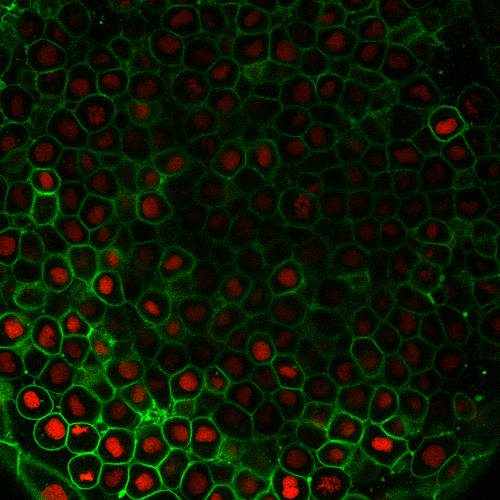
#> input picture images/2.png, 1000 x 1000 px (shown at 1/2 size)
$ jupyter execute --allow-errors '[COURSE_TEMPLATE_COLAB]_Segment_Anything_with_Python_for_Microscopy_Images.ipynb'   (shell and % lines are left out)
#> lines starting #> are read from the running program, lines starting #| are printed output that depends on the picture
<a href="https://colab.research.google.com/github/rkarmaka/SAM-using-Python-for-Microscopy-Data/blob/i2k-2024/%5BCOURSE_TEMPLATE_COLAB%5D_Segment_Anything_with_Python_for_Microscopy_Images.ipynb" target="_parent"></a>

# Segment Anything with Python for Microscopy Images

**Objective:** In this workshop, we'll explore the Segment Anything (SAM) model, a cutting-edge segmentation model based on Vision Transformers (ViT), introduced by Meta in April 2023. SAM was trained using 1 billion masks from 11 million diverse images. The model focuses primarly on natural images known for their pronounced edge details but actually stands out for its ability to perform zero-shot segmentation across a wide range of images including biological and medical image data. As of October 21, 2024, SAM has gained significant recognition, cited in over 6,000 publications, and inspired various adaptations for specific fields.

Designed with biologists, microscopists, and bio-image analysts in mind, this workshop focuses on leveraging SAM for biological imagery. We will guide you through using SAM within Python, employing examples from biology to illustrate its applications. The present materials support the workshop titled 'Segment Anything with Python for Microscopy Images' organized by Harvard Medical School's Image Analysis Collaboratory in 2024.

By this short worksho, we aim for you to gain a thorough understanding of SAM's mechanics, how to apply it to your projects, and its potential and limitations within your field.

# Chapter 1: Introduction to SAM

## **Introduction:**

Segment Anything Model (SAM) is a foundation model [1] developed by Meta AI and introduced in the paper Segment Anything [2]. In this paper, authors have introduced a vision transformer-based foundation model for zero-shot segmentation tasks. One of the main powerful features of the model is that it is promptable using boxes, points, masks, or texts. SAM was trained with 1 billion masks from 11 million images. Significant testing showed that SAM performs better than a lot of fully supervised models and fine tuning SAM with specific tasks can lead to even more accurate results. Since the publication in April 2023, multiple different papers have been published in different fields such as medical imaging [3], and biological imaging [4, 5] that use SAM as a base model to segment their specific images.

## **Model Architecture:**

_(Source: Segment Anything [2])_

Above is the model architecture of SAM. It has three main building blocks: **image encoder**, **prompt encoder**, and **mask decoder**.

**Image encoder:** This block uses Vision Transformer (ViT) [6], pre-trained with Masked Autoencoder (MAE) [7] to create the image embedding. While this is the most time and resource consuming operation, it is run only once per image.

**Prompt encoder:** This block uses two sets of prompts: sparse prompts in the form of points, boxes and text, and dense prompts in the form of masks. Points and boxes are encoded using positional encodings [8], combined with unique learned embeddings for each type of sparse prompt. Free-form text is processed using a standard text encoder from CLIP [9]. For dense prompts, convolutional methods are used to embed them, and these embeddings are then integrated with the image embedding through element-wise summation.

**Mask decoder:** The mask decoder effectively transforms the image embedding, prompt embeddings, and an output token into a mask through a modified Transformer decoder block [10], followed by a dynamic mask prediction mechanism.

## **Model Checkpoints:**

In the beginning, SAM was trained with public, annotated datasets. As more annotations were created using SAM, new annotations were used to retrain SAM. Three model versions with different backbone sizes were made available which are ViT-B, ViT-L, and ViT-H where ViT-B is the base model and ViT-H is the biggest model. Model size significantly increased from ViT-B to ViT-H, so did the model's performance. However, ablation study showed that the performance increase between ViT-L and ViT-H is minimal as showed in the figure below. Hence, based on a given task, using the model ViT-L might just be sufficient.

_(Source: Segment Anything [2])_
\
\
Model checkpoints can be downloaded from [here](https://github.com/facebookresearch/segment-anything?tab=readme-ov-file#model-checkpoints).

# Chapter 2: Setting up SAM in Google Colab

Before we get started, it is important to setup your Colab notebook. Hence, we will run some steps to select GPU, and install SAM and related packages. As Colab comes pre-installed with PyTorch, we do not need to install Torch. However, if you are running SAM on your local computer or on a high performance computing (HPC) cluster, we may need to run a few extra steps to setup your environment for SAM.

## Chapter 2.1: Setup and installations

### Step 1: Change Runtime type

Go to _Runtime_ > _Change runtime type_ > _Select_ **T4 GPU** and hit _Save_.

### Step 2: Mount Google Drive

For effective data management and model storage, integrating Google Drive is highly recommended. This approach offers a stable and permanent storage solution, unlike the temporary file storage in your workspace. Temporary storage is erased each time the runtime resets, leading to data loss. By establishing a directory system in Google Drive and mounting it, you can seamlessly access and manipulate data directly via Google Drive. Here’s how you can mount Google Drive:

**Using the Graphical User Interface (GUI):**
1. Locate the left-side panel in your workspace.

2. Click on the Google Drive icon  to initiate the mounting process.
3. A permission request will pop-up. Click on _Connect to Google Drive_ to proceed.
Note: You might be prompted to log into your Google account. If you have multiple Gmail accounts, ensure you select the one associated with your Google Colab account.

After you click on it, it would ask you for your permission. Please allow by clicking on _Connect to Google Drive_. It may ask you to sign in to your google account. If you are logged into multiple Gmail accounts, please make sure you select the account that you used to login to Google colab.

**Using code:**

Alternatively, you can mount Google Drive by executing the following two lines of code in your workspace. The authorization process remains the same as the GUI method.

[cell 1]
# Mount Google Drive
from google.colab import drive
drive.mount('/content/drive')

### Step 3: Install necessary packages

In this part of the course, we will install all the necessary packages for our project. First, we will install SAM, which is essential for the operations we will be performing. Along with SAM, we need [OpenCV](https://opencv.org/), a powerful library used for loading and manipulating images. For visual display purposes, we will also install [Matplotlib](https://matplotlib.org/), which is great for creating visualizations in Python. Lastly, we will add [Tifffile](https://pypi.org/project/tifffile/) to our setup, as it is specifically designed for reading .tif files. By installing these packages, you'll have all the required tools for effective image handling and visualization in our upcoming tasks.

As we are using Google Colab, we do not need to install [PyTorch](https://pytorch.org/) libraries, however, if you are running it locally, you may need to install necessary packages depending on the hardware you have available. You can check more information on how to install PyTorch [here](https://pytorch.org/get-started/locally/).

[cell 2]
# Install SAM
import sys

### Step 4: Create directory structure and load images

In this part of the course, we'll organize a directory structure in our Google Drive and download images from our GitHub repository. This step is optional; you're welcome to use a different directory structure and your own images if you prefer. However, for the purposes of this tutorial, we will proceed with the assumption that the images are located in the directory **_/content/drive/MyDrive/SAMWorkshop/images_**. If you choose a different structure or images, you may need to adjust some of the instructions accordingly.

[cell 3]
# Create directory structure

# Download images

## Chapter 2.2: Download model checkpoints and import necessary libraries

### Step 1: Download model checkpoint

Before we begin our practical work, it's essential to set up our environment. This involves downloading and loading a [model checkpoint](https://github.com/facebookresearch/segment-anything?tab=readme-ov-file#model-checkpoints). For this exercise, we'll start with the default mode, 'vit_h', as our model of choice. However, feel free to explore other available model checkpoint. If you have developed your own model checkpoint, you're encouraged to use it in this exercise to see how it performs.

[cell 4]
# Download model checkpoint

### Step 2: Import libraries

[cell 5]
# Import libraries

## Chapter 2.3: Load display and utility functions

[cell 6]
import matplotlib.pyplot as plt
import numpy as np
import cv2 as cv

def print_warning(message):
    WARNING_COLOR = '\033[93m'
    RESET_COLOR = '\033[0m'
    print(f"{WARNING_COLOR}{message}{RESET_COLOR}")

def print_error(message):
    ERROR_COLOR = '\033[31m'
    RESET_COLOR = '\033[0m'
    print(f"{ERROR_COLOR}{message}{RESET_COLOR}")


# Functtion to display an image
def display_image(image):
  fig, ax = plt.subplots(figsize=(5,5))
  ax.imshow(image, cmap='gray')
  ax.axis('off')

# Display bounding boxes around all the objects detected
def display_image_with_bounding_boxes(image, masks):
  fig, ax = plt.subplots(figsize=(5,5))

  ax.imshow(image)
  ax.axis('off')

  for mask in masks:
    x,y,w,h = mask['bbox']
    ax.add_patch(plt.Rectangle((x,y), w, h, color='red', fill=False))

def display_image_with_overlay(image, masks, color=[255, 255, 0], thickness=1):
  img = np.copy(image)

  for mask in masks:
    contours, _ = cv.findContours(mask['segmentation'].astype('uint8'), cv.RETR_TREE, cv.CHAIN_APPROX_SIMPLE)
    cv.drawContours(img, contours, -1, color=color, thickness=thickness)

  display_image(img)

# Display individual masks and IoU scores
def display_image_with_individual_overlay(image, masks, score):
  plt.figure(figsize=(5,5))

  img = np.copy(image)

  contours, _ = cv.findContours(masks.astype('uint8'), cv.RETR_TREE, cv.CHAIN_APPROX_SIMPLE)
  cv.drawContours(img, contours, -1, color=[255, 255, 0], thickness=1)

  plt.imshow(img)
  plt.title(f"IoU: {score:.4f}")
  plt.axis('off')

# Chapter 3: Segment Everything with SAM

## Chapter 3.1: Segment all the objects in an image

[cell 7]
# Load an image

[cell 8]
# Write a function to display an image

In this chapter, we will use SAM in its default settings to see how it identifies each object present in the image and segments them. We will also investigate the output to see what information we can extract from it.

[cell 9]
# Import SAM

[cell 10]
# Load SAM model

[cell 11]
# Generate mask

[cell 12]
# What is the data structure of 'masks'?

[cell 13]
# What is the length of 'masks'?

[cell 14]
# What is the data structure of individual items inside 'masks'?

[cell 15]
# What are the keys of each dictionary?

## Chapter 3.2: Display bounding boxes around each object detected by SAM

`segmentation`: Binary segmentation mask. \
`area`: This is the total number of pixels within the segmentation mask. It gives us a quantifiable size of the area covered by the mask. \
`bbox`: The bounding box is a rectangular box that frames the boundaries of the mask. It is defined in XYWH format, where 'X' and 'Y' represent the coordinates of the box's top-left corner, and 'W' and 'H' specify the width and height of the box, respectively. \
`predicted_iou`: This is the model's prediction of the mask's accuracy. It measures the overlap between the predicted mask and the actual area it's supposed to cover. A higher IOU indicates a more accurate mask. \
`point_coords`: These are the coordinates of the specific point that was used to generate the mask. It's the starting point from which the mask was developed. \
`stability_score`: This is an additional metric to assess the quality of the mask. It evaluates how consistent and reliable the mask is across various conditions or inputs. \
`crop_box`: This is the section of the original image that was used to generate the mask. Like the bounding box, it's defined in XYWH format and specifies the area of interest from which the mask was created. \

Now let us use `bbox` to draw bounding box around detected objects.

[cell 16]
# Explore the 'bbox' output

[cell 17]
## Draw bounding box around one nucleus

# Create a figure and axis object

# Add the image to the axis object

Similarly, now let us draw bounding boxes around more than one objects:

[cell 18]
# Display bounding boxes around all the objects detected

## Chapter 3.3: Improve the results using input parameters

**Q. What input parameters do the automatic mask generator accept and what do they do?**

**SamAutomaticMaskGenerator()** method has the following input arguments: \
`model`: The SAM model \
`points_per_side`: Number of points sampled along each side of the image, resulting in a total of (points_per_side)<sup>2</sup> points. If set to 'None', specify explicit point sampling in 'point_grids'. _(default: 32)_ \
`points_per_batch`: This parameter controls how many points the model processes at once. Increasing this number can speed up the process but will require more GPU memory. _(default: 64)_ \
`pred_iou_thresh`: Sets a threshold between 0 and 1 for filtering based on the predicted mask quality. _(default: 0.88)_ \
`stability_score_thresh`: Another filtering threshold, also between 0 and 1, focuses on the mask's stability under variations in the cutoff for binarizing mask predictions. _(default: 0.95)_ \
`stability_score_offset`: Adjusts the cutoff value used in calculating the stability score. _(default: 1.0)_ \
`box_nms_thresh`: Determines the cutoff for the Intersection over Union (IoU) in non-maximum suppression, which helps filter out duplicate masks. _(default: 0.7)_ \
`crop_n_layers`: If greater than 0, the mask prediction will be re-run on cropped sections of the image. The number of layers defines how many rounds of cropping occur, with each layer having an increasing number of image crops. _(default: 0)_ \
`crop_nms_thresh`: Similar to the box NMS threshold, this is used for filtering duplicates in different image crops. _(default: 0.7)_ \
`crop_overlap_ratio`: Defines the overlap between crops. In the initial layer, the crops overlap by this specified fraction of the image length, with the overlap decreasing in subsequent layers. _(default: 512 / 1500)_ \
`crop_n_points_downscale_factor`: The points-per-side sampled in each crop layer are scaled down by this factor. _(default: 1)_ \
`point_grids`: An optional list of explicit point grids for sampling, normalized to the range [0,1]. Each grid corresponds to a crop layer. This parameter is used instead of 'points_per_side'. _(default: None)_ \
`min_mask_region_area`: Sets a minimum area threshold for mask regions. Post-processing is applied to eliminate disconnected regions or holes in masks smaller than this area. Requires OpenCV. _(default: 0)_ \
`output_mode`: Choose how masks are returned. Options include 'binary_mask', 'uncompressed_rle', or 'coco_rle'. Note: 'coco_rle' requires pycocotools, and 'binary_mask' may consume significant memory at large resolutions. _(default: "binary_mask")_ \

[cell 19]
# Generate masks with a lower box_nms_thresh value

[cell 20]
# Number of objects detected

[cell 21]
# Print areas of all the objects detected

[cell 22]
# Plot areas for the ease of visualization

[cell 23]
# Display bounding box around all objects filtered by area

[cell 24]
# Length after filtering

[cell 25]
# Display bounding box around all objects filtered by area and return object numbers

## Chapter 3.4: Displaying Segment Masks - Instances

We can now look at individual instances using the key ```segmentation```.

[cell 26]
# Display a single mask

[cell 27]
# Display all the masks individually

Similarly, let us create a function that does the same for all the objects.

[cell 28]
# Display overlay for all the masks

Hold on! It is drawing outlines around all the objects, not the filtered objects. Let us use the list ```items``` to draw outlines around specific objects and display the filtered result.

[cell 29]
# Display overlay only for filtered objects

# Chapter 4: Segment objects with Prompts

## Chapter 4.1: Points

In this chapter, we will learn how to prompt SAM with the coordinates of each object (points) and let it create the segmentation around that object. This is especially useful when we know the locations of the objects, or we want to simply click on the objects we want to segment and create precise segmentation.

Let us first identify the location of a cell in the image below.

[cell 30]
# Display the image and get some points for some of the objects

[cell 31]
# Load the image into SAM

[cell 32]
# Create segmentation for the object at the selected location

[cell 33]
# Display all three masks and scores associated

Similarly, we can set the `multimask_output` to `False` which will result in only a single output mask. Please note that it does not by default give the mask with highest score, instead it agregates them for predicting the final output.

[cell 34]
# Run the object detection again but with multimask_output set to False

[cell 35]
# Display indidual masks and IoU scores associated

## Chapter 4.2: Bounding Boxes

Now we would try the same with bounding boxes. Instead of points, we can also have bounding boxes as prompts to SAM.

[cell 36]
# Draw bounding box aorund an object

[cell 37]
# Generate multiple masks

[cell 38]
# Display all three masks and scores associated

[cell 39]
# Generate a single mask

[cell 40]
# Display the mask and the score associated

# Chapter 5: Few other examples

## Early zebrafish embryo cells

This slice was extracted from a 7-hour post-fertilization (hpf) time-lapse 3D stack image capturing the development of a zebrafish embryo. The nuclei are stained with mCherry, while the membranes are stained with GFP. Magnification: 40x.

*Courtesy of Rikki Garner, PhD.*

[cell 41]
# Load an image
image_path = 'images'
image_name = '2.png'
image = cv.imread(f'{image_path}/{image_name}')
#> image is the input picture: shape (1000, 1000, 3); mean B, G, R 0, 24.9, 11.6
image = cv.cvtColor(image, cv.COLOR_BGR2RGB)

display_image(image)

[cell 42]
# Load SAM model
sam_checkpoint = "model-checkpoint/sam_vit_h_4b8939.pth"
model_type = "vit_h"


#> (the rest of this cell did not finish here and is left out)

## Cellpose

Cellpose [11] is a deep learning based generalist cell segmentation algorithm. Below is an image randomly selected from the Cellpose test dataset that is publicly available.

[cell 43]
# Load an image
image_path = 'images'
image_name = '3.png'
image = cv.imread(f'{image_path}/{image_name}')
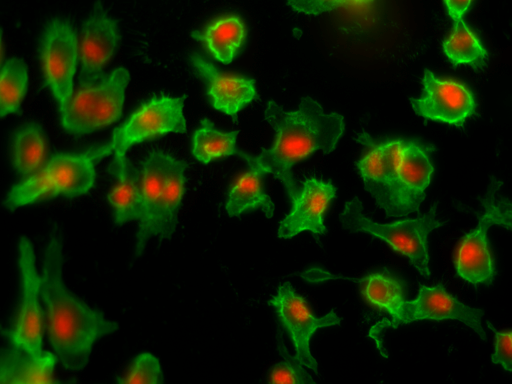
#> input picture images/3.png, 512 x 384 px
#> image is the input picture: shape (384, 512, 3); mean B, G, R 0, 30.8, 12.5
image = cv.cvtColor(image, cv.COLOR_BGR2RGB)

display_image(image)

[cell 44]
# Load SAM model
sam_checkpoint = "model-checkpoint/sam_vit_h_4b8939.pth"
model_type = "vit_h"


#> (the rest of this cell did not finish here and is left out)

## Normalized Raman Imaging:

Composit image of a mouse kidney imaged using Normalized Raman Imaging (NoRI) [12] and fluorescence microscopy.

*(Courtesy of Will Trim, PhD)*

[cell 45]
# Load an image
image_path = 'images'
image_name = '5.png'
image = cv.imread(f'{image_path}/{image_name}')
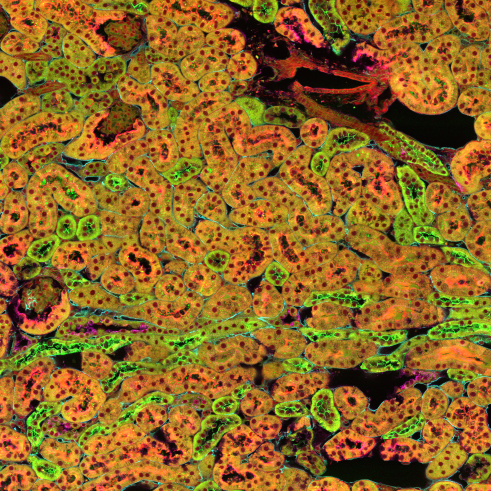
#> input picture images/5.png, 982 x 982 px (shown at 1/2 size)
#> image is the input picture: shape (982, 982, 3); mean B, G, R 37.1, 102.1, 141.8
image = cv.cvtColor(image, cv.COLOR_BGR2RGB)

display_image(image)
